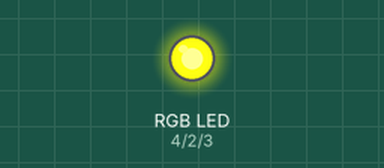
This sketch was run on a simulated Arduino Uno, built with avr-gcc and run on an emulated ATmega328P. Shown: an RGB LED mixed from three pins (HIGH = lit). Dim RGB values are drawn brighter than linear; random numbers use the default seed unless the sketch sets one.

Above: at 0.1 s.
At 5.1 s:
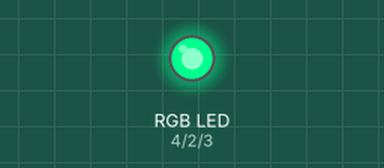
At 10.1 s:
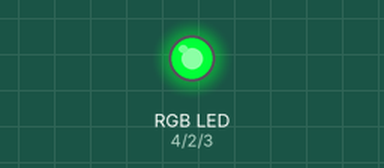
At 19.1 s:
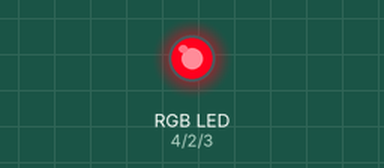
At 28.1 s:
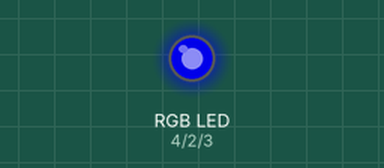
At 38.1 s:
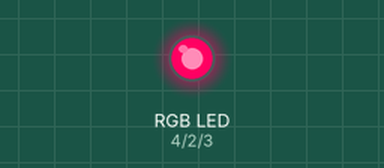
Timing chart, 0 to 40.0 s (numbered marks = the images above):
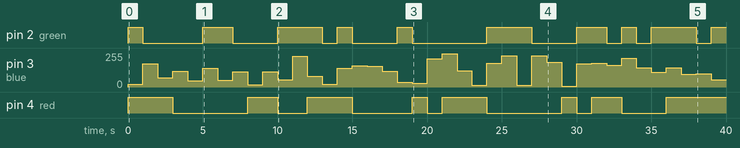

The sketch:

rgb_colors.ino
```cpp
//EJEMPLO DE COMO USAR EL MODULO RGB_COLORS EN ARDUINO
//@autor : Alain

#define green 2
#define blue  3
#define red   4

int number = 0;

void setup() {
  Serial.begin(9600);
  pinMode(green, OUTPUT);
  pinMode(blue , OUTPUT);
  pinMode(red  , OUTPUT);
}

void loop() {

  analogWrite(green, randomColor());
  analogWrite(blue , randomColor());
  analogWrite(red  , randomColor());

  delay(1000);
}

int randomColor(){
  number = random(0, 255);
  return number;
}
```

Measured:
- by itself, pin 2 (green): LOW → HIGH at 0.00 s, → LOW 1.0 s later, → HIGH 4.0 s later, → LOW 2.0 s later, … (19 changes in this stretch)
- by itself, pin 3 (blue): 0/255 → 19/255 at 0.00 s, → 175/255 1.0 s later, → 68/255 1.0 s later, → 120/255 1.0 s later, … (40 changes in this stretch)
- by itself, pin 4 (red): LOW → HIGH at 0.00 s, → LOW 3.0 s later, → HIGH 5.0 s later, → LOW 2.0 s later, … (15 changes in this stretch)
